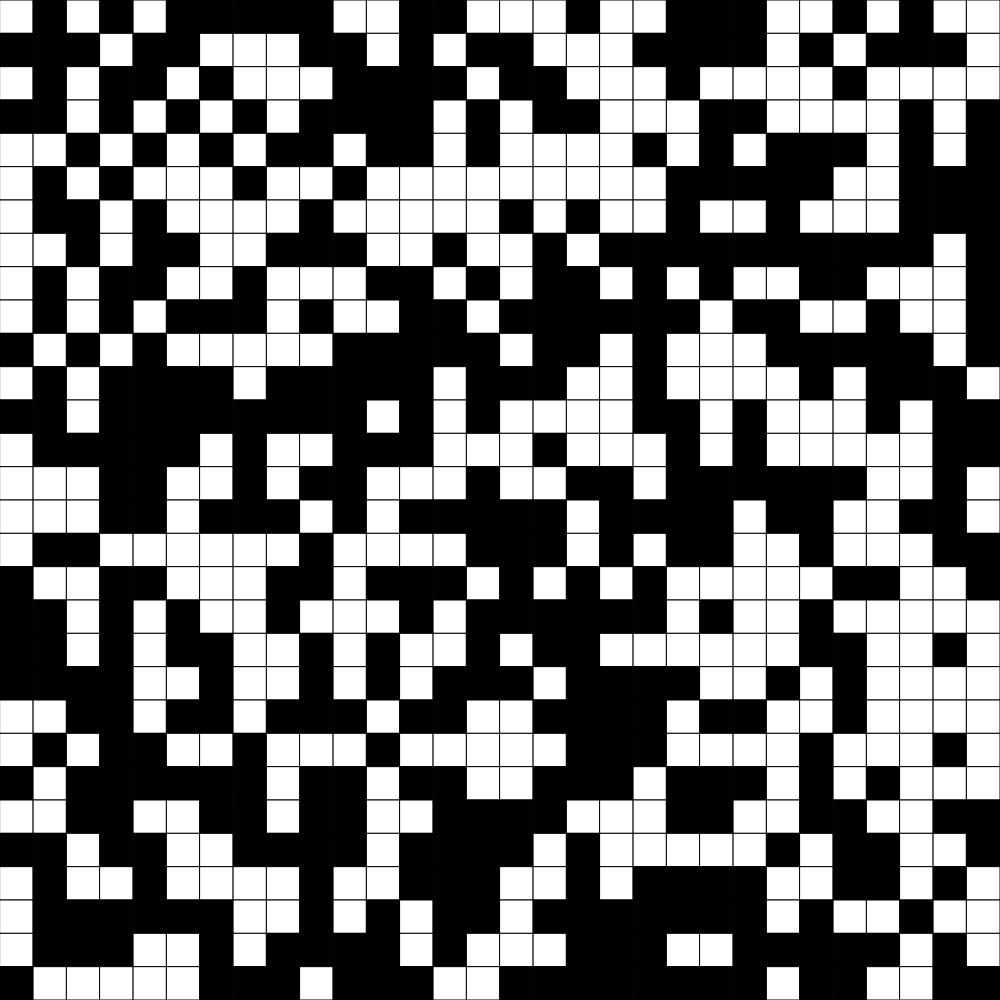
Frame 1 (no input)
Frame 60 (no input): identical to frame 1, image omitted
Frame 120 (the mouse pressed at the canvas centre since frame 60): identical to frame 1, image omitted

The p5.js sketch that drew this single still picture (run headless with seeded random() and noise() and a simulated clock; from frame 60 on, the mouse is pressed at the canvas centre):

// p5.js sketch
// ── sketch.js
// Grid Demo - 2D Arrays
// Oct.22/2024


//if hardcoding the grid, use this:
// let grid = [[1,0,0,1], 
//             [0,1,1,0],
//             [0,0,1,1],
//             [1,1,1,0]];

let grid;
let cellSize;
const GRID_SIZE = 30;

function setup() {
  if (windowWidth<windowHeight){
    createCanvas(windowWidth, windowWidth);
  }
  else{
    createCanvas(windowHeight,windowHeight);
  }
  cellSize = width/GRID_SIZE;
  grid = generateRandomGrid(GRID_SIZE,GRID_SIZE);
}

function draw() {
  background(220);
  displayGrid();
}

function keyPressed(){
  if (key === "r"){
    grid = generateRandomGrid(GRID_SIZE,GRID_SIZE);
  }
  if (key === "e"){
    grid = generateEmptyGrid(GRID_SIZE,GRID_SIZE);
  }
}

function displayGrid(){
  for (let y = 0; y < GRID_SIZE; y++){
    for (let x = 0; x < GRID_SIZE; x++){
      if (grid[y][x] === 1){
        fill("black");
      }
      else if (grid[y][x] === 0){
        fill("white");
      }
      square(x*cellSize,y*cellSize,cellSize);
    }
  }
}

function generateRandomGrid(cols, rows){
  let newGrid = [];
  for (let y = 0; y<rows; y++){
    newGrid.push([]);
    for (let x = 0; x < cols; x++){
      if (random(100)<50){
        newGrid[y].push(1);
      }
      else{
        newGrid[y].push(0);
      }
    }
  }
  return newGrid;
}

function generateEmptyGrid(cols,rows){
  let newGrid = [];
  for (let y = 0; y<rows; y++){
    newGrid.push([]);
    for (let x = 0; x < cols; x++){
      newGrid[y].push(0);
    }
  }
  return newGrid;
}
